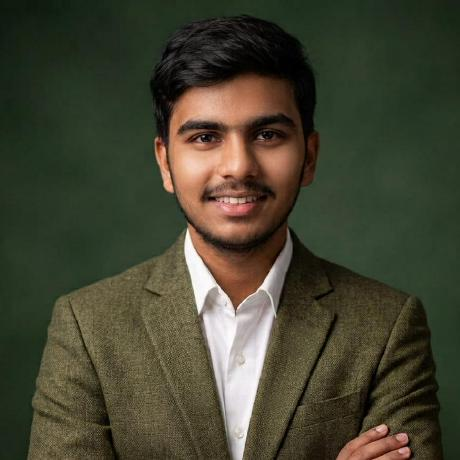
#> input picture me.png, 460 x 460 px
$ python dotify.py ../me.png
#> lines starting #> are read from the running program, lines starting #| are printed output that depends on the picture
#!/usr/bin/env python3
"""
dotify.py - Turn a portrait photo into a dot-matrix SVG vector portrait.
Part of the GitHub Profile README generator suite.
"""

import argparse
import math
import os
import sys
from PIL import Image, ImageOps, ImageFilter

def parse_args():
    parser = argparse.ArgumentParser(description="Convert an image to a dot-matrix SVG portrait.")
    parser.add_argument("image", help="Input image file (JPG or PNG)")
    parser.add_argument("-o", "--output", default="assets/portrait", help="Output file path (without .svg extension)")
    parser.add_argument("--cols", type=int, default=100, help="Grid column count (default: 100)")
    parser.add_argument("--equalize", action="store_true", help="Apply histogram equalization to preserve shadow details")
    parser.add_argument("--detail", type=float, default=0.5, help="Detail enhancement factor 0.0-1.0 (default: 0.5)")
    parser.add_argument("--color", action="store_true", help="Preserve original photo colors in SVG output")
    parser.add_argument("--animate", action="store_true", help="Add subtle shimmer sweep animation across columns")
    parser.add_argument("--reveal", action="store_true", help="Add row-by-row load-in scan animation")
    parser.add_argument("--reveal-time", type=float, default=2.5, help="Total reveal animation duration in seconds")
    parser.add_argument("--reveal-fade", type=float, default=0.45, help="Individual row fade duration in seconds")
    parser.add_argument("--reveal-dir", choices=["down", "up"], default="down", help="Direction of reveal sweep")
    parser.add_argument("--circle", action="store_true", help="Mask portrait into a circle with feathered edge")
    parser.add_argument("--square", action="store_true", help="Crop image to square 1:1 aspect ratio")
    parser.add_argument("--focus", type=str, default="0.5,0.5", help="Focal point X,Y for square crop (0.0-1.0)")
    parser.add_argument("--invert", action="store_true", help="Invert dark/light dot radius logic")
    parser.add_argument("--mode", choices=["dots", "binary"], default="dots", help="Render dots or 0/1 binary matrix")
    return parser.parse_args()

def process_image(img_path, cols, equalize, detail, square, focus_str, circle):
    try:
        img = Image.open(img_path)
    except Exception as e:
        print(f"Error opening image {img_path}: {e}")
        sys.exit(1)

    has_alpha = img.mode in ('RGBA', 'LA') or (img.mode == 'P' and 'transparency' in img.info)
    img = img.convert('RGBA') if has_alpha else img.convert('RGB')

    # Square crop if requested
    if square:
        w, h = img.size
        fx, fy = [float(v) for v in focus_str.split(',')]
        min_dim = min(w, h)
        cx = int(w * fx)
        cy = int(h * fy)
        left = max(0, min(w - min_dim, cx - min_dim // 2))
        top = max(0, min(h - min_dim, cy - min_dim // 2))
        img = img.crop((left, top, left + min_dim, top + min_dim))

    aspect = img.height / img.width
    rows = max(1, int(cols * aspect))

    # Downsample
    img_small = img.resize((cols, rows), Image.Resampling.LANCZOS)

    # Extract RGB and Alpha/Luminance
    if has_alpha:
        r, g, b, alpha = img_small.split()
        rgb = Image.merge('RGB', (r, g, b))
    else:
        rgb = img_small
        alpha = None

    gray = ImageOps.grayscale(rgb)

    if equalize:
        gray = ImageOps.equalize(gray)

    if detail > 0:
        edges = gray.filter(ImageFilter.FIND_EDGES)
        gray = Image.blend(gray, edges, min(1.0, detail * 0.4))

    return rgb, gray, alpha, cols, rows

def generate_svg(rgb, gray, alpha, cols, rows, args, is_dark_theme=True):
    cell_size = 10.0
    width = cols * cell_size
    height = rows * cell_size

    bg_color = "#0d1117" if is_dark_theme else "#ffffff"
    accent_color = "#39d353" if is_dark_theme else "#1f883d"

    svg_lines = []
    svg_lines.append(f'<svg xmlns="http://www.w3.org/2000/svg" viewBox="0 0 {width} {height}" width="100%" height="100%">')
    svg_lines.append(f'  <style>')
    svg_lines.append(f'    .dot {{ transform-box: fill-box; transform-origin: center; }}')

    if args.reveal:
        for r in range(rows):
            delay = (r / rows) * (args.reveal_time - args.reveal_fade) if args.reveal_dir == "down" else ((rows - 1 - r) / rows) * (args.reveal_time - args.reveal_fade)
            svg_lines.append(f'    .row-{r} {{ animation: fadeIn {args.reveal_fade}s ease-in-out {delay:.2f}s forwards; opacity: 0; }}')
        svg_lines.append(f'    @keyframes fadeIn {{ to {{ opacity: 1; }} }}')

    if args.animate:
        svg_lines.append(f'    @keyframes shimmer {{ 0%, 100% {{ opacity: 0.4; }} 50% {{ opacity: 1; }} }}')

    svg_lines.append(f'  </style>')
    svg_lines.append(f'  <rect width="100%" height="100%" fill="{bg_color}" rx="8"/>')

    rgb_pixels = rgb.load()
    gray_pixels = gray.load()
    alpha_pixels = alpha.load() if alpha else None

    max_radius = cell_size * 0.45

    for y in range(rows):
        for x in range(cols):
            # Check transparency mask
            if alpha_pixels and alpha_pixels[x, y] < 30:
                continue

            lum = gray_pixels[x, y] / 255.0
            if args.invert:
                lum = 1.0 - lum

            r_val, g_val, b_val = rgb_pixels[x, y]
            color_hex = f'#{r_val:02x}{g_val:02x}{b_val:02x}' if args.color else accent_color

            cx = (x + 0.5) * cell_size
            cy = (y + 0.5) * cell_size

            # Circle mask feather check
            if args.circle:
                norm_x = (x / cols) - 0.5
                norm_y = (y / rows) - 0.5
                dist = math.sqrt(norm_x * norm_x + norm_y * norm_y)
                if dist > 0.48:
                    continue

            class_str = f'class="dot row-{y}"' if args.reveal else 'class="dot"'
            anim_style = f' style="animation: shimmer {2.0 + (x % 3) * 0.5}s ease-in-out infinite;"' if args.animate else ''

            if args.mode == "binary":
                bit = "1" if lum > 0.5 else "0"
                font_sz = cell_size * 0.8
                svg_lines.append(f'  <text x="{cx}" y="{cy + font_sz*0.3}" font-family="monospace" font-size="{font_sz:.1f}" fill="{color_hex}" text-anchor="middle" {class_str}{anim_style}>{bit}</text>')
            else:
                radius = lum * max_radius
                if radius < 0.5:
                    continue
                svg_lines.append(f'  <circle cx="{cx:.1f}" cy="{cy:.1f}" r="{radius:.2f}" fill="{color_hex}" {class_str}{anim_style}/>')

    svg_lines.append('</svg>')
    return '\n'.join(svg_lines)

def main():
    args = parse_args()
    if not os.path.exists(args.image):
        print(f"Error: Image file '{args.image}' not found.")
        sys.exit(1)

    rgb, gray, alpha, cols, rows = process_image(
        args.image, args.cols, args.equalize, args.detail, args.square, args.focus, args.circle
    )
#> in process_image, img is the input picture: PIL image 460x460 RGB; mean R, G, B 67.9, 67.3, 49.2
#> in process_image, `has_alpha = img.mode in ('RGBA', 'LA') or (img.mode == 'P' and 'transp..`: has_alpha = False
#> in process_image, `img_small = img.resize((cols, rows), Image.Resampling.LANCZOS)`:
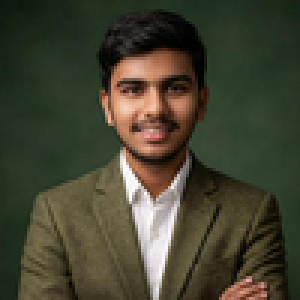
#> img_small: PIL image 100x100 RGB (shown 3 times larger); mean R, G, B 67.9, 67.3, 49.2
#> in process_image, `gray = ImageOps.grayscale(rgb)`:
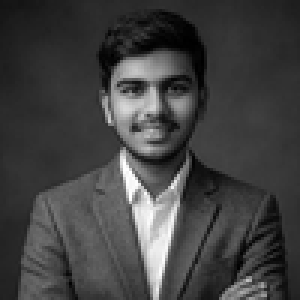
#> gray: PIL image 100x100 L (shown 3 times larger); min 0, max 255, mean 65.4
#> in process_image, `edges = gray.filter(ImageFilter.FIND_EDGES)`:
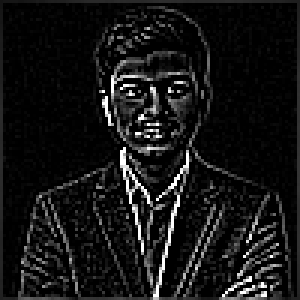
#> edges: PIL image 100x100 L (shown 3 times larger); min 0, max 255, mean 21.2
#> in process_image, `gray = Image.blend(gray, edges, min(1.0, detail * 0.4))`:
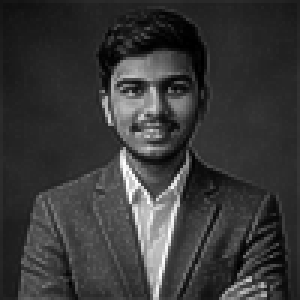
#> gray: PIL image 100x100 L (shown 3 times larger); min 0, max 255, mean 56.2
#> cols = 100; rows = 100

    output_dir = os.path.dirname(args.output)
    if output_dir and not os.path.exists(output_dir):
        os.makedirs(output_dir, exist_ok=True)

    if args.color:
        svg_content = generate_svg(rgb, gray, alpha, cols, rows, args, is_dark_theme=True)
        out_path = f"{args.output}.svg"
        with open(out_path, "w", encoding="utf-8") as f:
            f.write(svg_content)
        print(f"Generated colored dot portrait: {out_path}")
    else:
        dark_content = generate_svg(rgb, gray, alpha, cols, rows, args, is_dark_theme=True)
#> in generate_svg, `width = cols * cell_size`: width = 1000
#> after the loop in generate_svg, `for y in range(rows):`: svg_lines = 8602 items
        dark_path = f"{args.output}-dark.svg"
        with open(dark_path, "w", encoding="utf-8") as f:
            f.write(dark_content)

        light_content = generate_svg(rgb, gray, alpha, cols, rows, args, is_dark_theme=False)
        light_path = f"{args.output}-light.svg"
        with open(light_path, "w", encoding="utf-8") as f:
            f.write(light_content)

        print(f"Generated theme portraits: {dark_path} and {light_path}")

if __name__ == "__main__":
    main()
